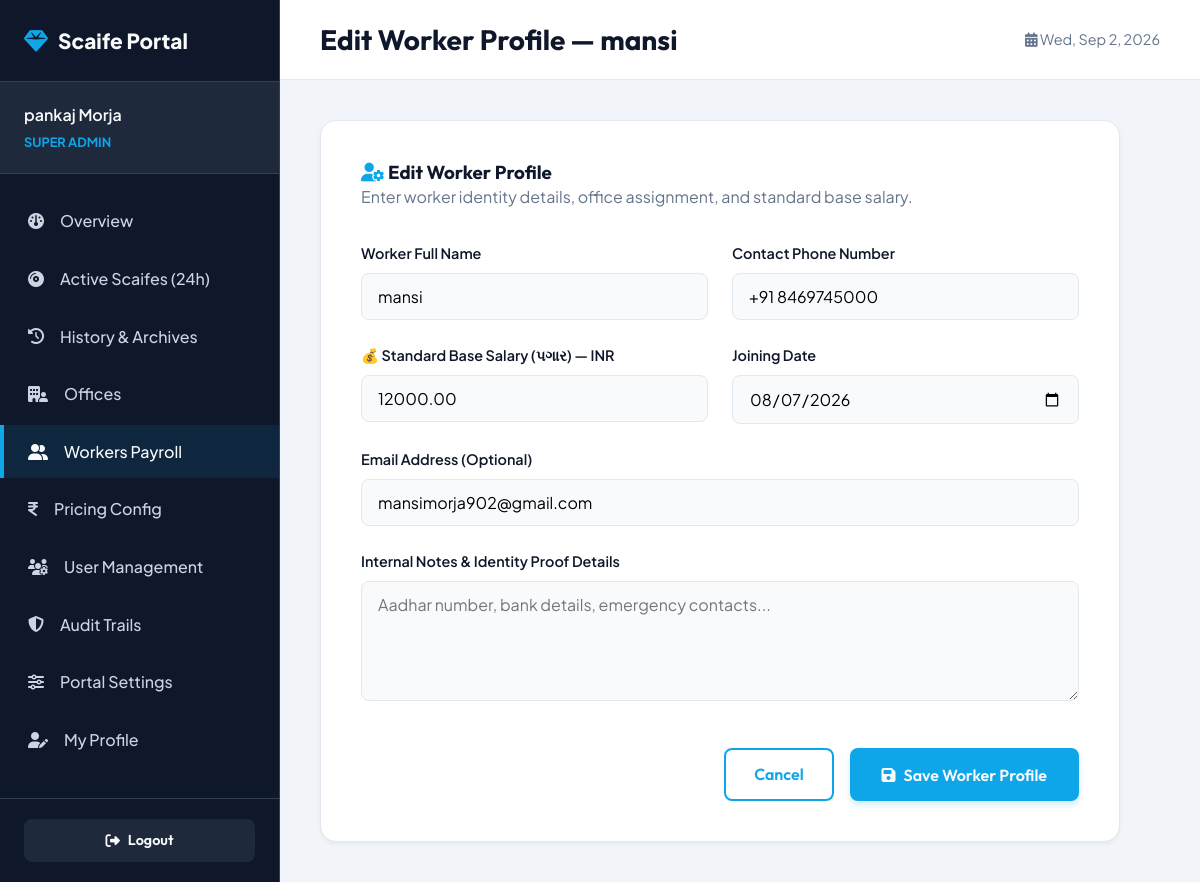
Screenshot of /dashboard/workers/2/edit/ (signed in) with the database file from the repository.
### core/models.py (models this page shows, shortened)
class UserProfile(models.Model):
    ROLE_CHOICES = [
        ('admin', 'Super Admin'),
        ('manager', 'Office Manager'),
        ('worker', 'Office Worker'),
    ]
    user = models.OneToOneField(User, on_delete=models.CASCADE, related_name='profile')
    role = models.CharField(max_length=20, choices=ROLE_CHOICES, default='worker')
    office = models.ForeignKey(Office, on_delete=models.SET_NULL, null=True, blank=True, related_name='staff')

class WorkerProfile(models.Model):
    name = models.CharField(max_length=100)
    phone = models.CharField(max_length=20, blank=True)
    email = models.EmailField(blank=True)
    office = models.ForeignKey(Office, on_delete=models.SET_NULL, null=True, blank=True, related_name='workers')
    user = models.OneToOneField(User, on_delete=models.SET_NULL, null=True, blank=True, related_name='worker_profile')
    base_salary = models.DecimalField(max_digits=10, decimal_places=2, default=0.00, help_text="Base monthly/per-term salary in INR")
    joining_date = models.DateField(null=True, blank=True)
    notes = models.TextField(blank=True)
    is_active = models.BooleanField(default=True)
    created_at = models.DateTimeField(auto_now_add=True)

### core/views.py (the view)
    def _wrapped_view_func(request, *args, **kwargs):
        if not request.user.is_authenticated:
            return redirect('login')
        if request.user.profile.role != 'admin':
            messages.error(request, "Access denied. Administrator privileges required.")
            return redirect('overview')
        return view_func(request, *args, **kwargs)

### core/forms.py
class WorkerProfileForm(forms.ModelForm):
    class Meta:
        model = WorkerProfile
        fields = ['name', 'phone', 'email', 'base_salary', 'joining_date', 'notes', 'is_active']
        widgets = {
            'joining_date': forms.DateInput(attrs={'type': 'date'}),
        }

### core/context_processors.py (called while the page is built)
def branding_context(request):
    try:
        settings = BrandingSettings.get_solo()
    except Exception:
        settings = None
    return {'branding': settings}

### core/models.py (called while the page is built)
    @classmethod
    def get_solo(cls):
        obj, created = cls.objects.get_or_create(id=1)
        return obj

### core/views.py (called while the page is built)
def admin_only(view_func):
    def _wrapped_view_func(request, *args, **kwargs):
        if not request.user.is_authenticated:
            return redirect('login')
        if request.user.profile.role != 'admin':
            messages.error(request, "Access denied. Administrator privileges required.")
            return redirect('overview')
        return view_func(request, *args, **kwargs)
    return _wrapped_view_func

@login_required
@admin_only
def worker_edit(request, pk):
    worker = get_object_or_404(WorkerProfile, pk=pk)
    if request.method == 'POST':
        form = WorkerProfileForm(request.POST, instance=worker)
        if form.is_valid():
            form.save()
            log_action(request.user, "UPDATE", "WorkerProfile", worker.name,
                       f"Worker '{worker.name}' profile updated.")
            messages.success(request, f"Worker '{worker.name}' updated successfully.")
            return redirect('worker_detail', pk=worker.pk)
    else:
        form = WorkerProfileForm(instance=worker)
    return render(request, 'dashboard/worker_form.html', {'form': form, 'worker': worker})

### core/templates/dashboard/worker_form.html (shortened to what this page needs)
{% extends 'dashboard/dashboard_base.html' %}
{% block db_page_title %}{% if worker %}Edit Worker Profile — {{ worker.name }}{% else %}Add New Worker Profile{% endif %}{% endblock %}
{% block db_content %}
<div class="db-card-form">
    <div style="margin-bottom: 32px;">
        <h3><i class="fa-solid fa-user-gear" style="color: var(--clr-primary);"></i> {% if worker %}Edit Worker Profile{% else %}Register New Worker{% endif %}</h3>
        <p style="color: var(--txt-dark-400);">Enter worker identity details, office assignment, and standard base salary.</p>
    </div>
    <form method="POST">
        <div class="form-grid-2">
            <div class="form-group">
                <label for="id_name">Worker Full Name</label>
                <input type="text" name="name" id="id_name" value="{{ form.name.value|default:'' }}" class="form-control" placeholder="E.g. Ramesh Patel" required>
            </div>
            <div class="form-group">
                <label for="id_phone">Contact Phone Number</label>
                <input type="text" name="phone" id="id_phone" value="{{ form.phone.value|default:'' }}" class="form-control" placeholder="+91 98765 43210">
            </div>
        </div>
        <div class="form-grid-2">
            <div class="form-group">
                <label for="id_base_salary">💰 Standard Base Salary (પગાર) — INR</label>
                <input type="number" step="0.01" name="base_salary" id="id_base_salary" value="{{ form.base_salary.value|default:'0.00' }}" class="form-control" placeholder="25000.00" required>
            </div>
            <div class="form-group">
                <label for="id_joining_date">Joining Date</label>
                <input type="date" name="joining_date" id="id_joining_date" value="{{ form.joining_date.value|date:'Y-m-d'|default:'' }}" class="form-control">
            </div>
        </div>
        <div class="form-group">
            <label for="id_email">Email Address (Optional)</label>
            <input type="email" name="email" id="id_email" value="{{ form.email.value|default:'' }}" class="form-control" placeholder="worker@example.com">
        </div>
        <div class="form-group">
            <label for="id_notes">Internal Notes & Identity Proof Details</label>
            <textarea name="notes" id="id_notes" class="form-control" placeholder="Aadhar number, bank details, emergency contacts...">{{ form.notes.value|default:'' }}</textarea>
        </div>
        <div style="display: flex; gap: 16px; margin-top: 40px; justify-content: flex-end;">
            <a href="{% url 'worker_list' %}" class="btn btn-outline">Cancel</a>
            <button type="submit" class="btn btn-primary" style="padding: 12px 32px;">
                <i class="fa-solid fa-save"></i> Save Worker Profile
            </button>
        </div>
    </form>
</div>
{% endblock %}

### core/templates/dashboard/dashboard_base.html (shortened to what this page needs)
{% load static %}
<!DOCTYPE html>
<html lang="en">
<head>
    <link rel="stylesheet" href="{% static 'css/styles.css' %}">
    <link rel="stylesheet" href="https://cdnjs.cloudflare.com/ajax/libs/font-awesome/6.4.0/css/all.min.css">
</head>
<body class="dashboard-wrapper">
    <aside class="db-sidebar">
        <div class="sidebar-header">
            <a href="{% url 'home' %}" style="display: flex; align-items: center; gap: 10px;">
                {% if branding and branding.logo %}
                    <img src="{{ branding.logo.url }}" alt="{{ branding.company_name }}" style="height: 36px; object-fit: contain;">
                {% else %}
                    <i class="fa-solid fa-gem" style="color: var(--clr-primary); font-size: 1.5rem;"></i>
                {% endif %}
                <span class="sidebar-logo-text">Scaife Portal</span>
            </a>
        </div>
        <div class="sidebar-user">
            <span class="user-name">{{ user.first_name }} {{ user.last_name }}</span>
            <span class="user-role">{{ user.profile.get_role_display }}</span>
        </div>
        <ul class="sidebar-menu">
            <li class="sidebar-item {% if request.resolver_match.url_name == 'overview' %}active{% endif %}">
                <a href="{% url 'overview' %}"><i class="fa-solid fa-gauge"></i> Overview</a>
            </li>
            <li class="sidebar-item {% if request.resolver_match.url_name == 'scaife_list' %}active{% endif %}">
                <a href="{% url 'scaife_list' %}"><i class="fa-solid fa-compact-disc"></i> Active Scaifes (24h)</a>
            </li>
            <li class="sidebar-item {% if request.resolver_match.url_name == 'scaife_history' %}active{% endif %}">
                <a href="{% url 'scaife_history' %}"><i class="fa-solid fa-clock-rotate-left"></i> History & Archives</a>
            </li>
            {% if user.profile.role == 'admin' %}
                <li class="sidebar-item {% if 'offices' in request.path %}active{% endif %}">
                    <a href="{% url 'office_list' %}"><i class="fa-solid fa-building-user"></i> Offices</a>
                </li>
                <li class="sidebar-item {% if 'workers' in request.path %}active{% endif %}">
                    <a href="{% url 'worker_list' %}"><i class="fa-solid fa-user-group"></i> Workers Payroll</a>
                </li>
                <li class="sidebar-item {% if 'pricing' in request.path %}active{% endif %}">
                    <a href="{% url 'pricing_edit' %}"><i class="fa-solid fa-indian-rupee-sign"></i> Pricing Config</a>
                </li>
                <li class="sidebar-item {% if 'users' in request.path %}active{% endif %}">
                    <a href="{% url 'user_list' %}"><i class="fa-solid fa-users-gear"></i> User Management</a>
                </li>
                <li class="sidebar-item {% if 'logs' in request.path %}active{% endif %}">
                    <a href="{% url 'activity_logs' %}"><i class="fa-solid fa-shield-halved"></i> Audit Trails</a>
                </li>
                <li class="sidebar-item {% if 'settings' in request.path and 'profile' not in request.path %}active{% endif %}">
                    <a href="{% url 'settings_edit' %}"><i class="fa-solid fa-sliders"></i> Portal Settings</a>
                </li>
            {% endif %}
            <li class="sidebar-item {% if 'profile' in request.path %}active{% endif %}">
                <a href="{% url 'profile_edit' %}"><i class="fa-solid fa-user-pen"></i> My Profile</a>
            </li>
        </ul>
        <div class="sidebar-footer">
            <a href="{% url 'logout' %}" class="btn btn-dark" style="width: 100%; font-size: 0.9rem; padding: 10px;">
                <i class="fa-solid fa-right-from-bracket"></i> Logout
            </a>
        </div>
    </aside>
    <div class="db-main">
        <header class="db-header">
            <div style="display: flex; align-items: center; gap: 16px;">
                <div class="db-title">
                    <h1>{% block db_page_title %}Overview{% endblock %}</h1>
                </div>
            </div>
            <div class="db-header-actions">
                <span style="font-size: 0.9rem; color: var(--txt-dark-400);">
                    <i class="fa-solid fa-calendar-days"></i> <span id="current-date"></span>
                </span>
            </div>
        </header>
        <main class="db-content">
            {% block db_content %}{% endblock %}
        </main>
    </div>
</body>
</html>

### rows the page displays
WorkerProfile: name "mansi", phone "+91 8469745000", base_salary "12000.00", joining_date "08/07/2026", email "mansimorja902@gmail.com"

### other values shown
{{ user.first_name }} "pankaj"
{{ user.last_name }} "Morja"
{{ user.profile.get_role_display }} "SUPER ADMIN"
